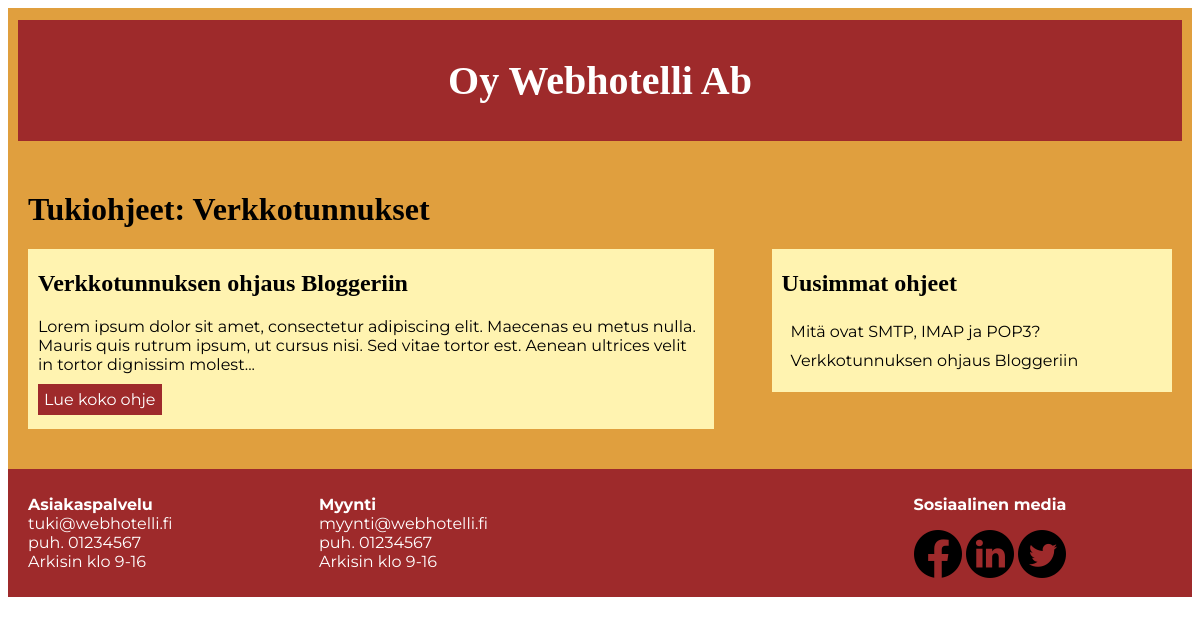
The app's page /-etusivu/kategoria.php?id=1 with its own data.
### tables this page shows
CREATE TABLE `kategoria` (
  `kategoria_id` int(11) NOT NULL,
  `nimi` varchar(50) NOT NULL,
  `jarjestysnro` int(11) NOT NULL
);

CREATE TABLE `artikkeli` (
  `artikkeli_id` int(11) NOT NULL,
  `otsikko` varchar(200) NOT NULL,
  `teksti` text NOT NULL,
  `kategoria_id` int(11) NOT NULL,
  `kirjoittaja` varchar(20) NOT NULL,
  `luontipvm` date NOT NULL
);

### -etusivu/kategoria.php (the view, shortened to what this page needs)
<!DOCTYPE html>
<?php
    require_once ("tietokanta.php");
?>
<html lang="fi">
	<head>
		<link rel="stylesheet" type="text/css" href="tyyli.css">
	</head>
	<body>
		<div id="sailio">
			<header>
				<div id="otsikko">
					<a href="index.php" title ="Siirry etusivulle"><h1>Oy Webhotelli Ab</h1></a>
				</div>
			</header>
			<main>
				<?php
				$id = $yhteys->real_escape_string($_GET["id"]);
				$hakusql = "SELECT nimi, kategoria_id FROM kategoria WHERE kategoria_id = $id";
				$tulokset = $yhteys->query($hakusql);
                    while($rivi = $tulokset->fetch_assoc()) {
				?>
				<h1>Tukiohjeet: <?php echo $rivi["nimi"];?></h1>
				<?php } ?>
				<div id="kategoriasailio">
				<?php
				$id = $yhteys->real_escape_string($_GET["id"]);
				$hakusql = "SELECT kategoria_id, artikkeli_id, otsikko, teksti FROM artikkeli WHERE kategoria_id = $id
				ORDER BY luontipvm DESC";
				$tulokset = $yhteys->query($hakusql);
				if($tulokset->num_rows > 0) {
                    while($rivi = $tulokset->fetch_assoc()) {
				?>
					<section class="ohje">
						<h2><?php echo $rivi["otsikko"];?></h2>
						<?php $lyhytTeksti = mb_strimwidth($rivi["teksti"], 0, 200, "...");?>
						<p><?php echo $lyhytTeksti;?></p>
						<a class="ohjelinkki" href="ohje.php?id=<?php echo $rivi["artikkeli_id"];?>">Lue koko ohje</a>
						<?php } ?>
					</section>
				<?php
				} else {
					echo"Tämä kategoria on vielä tyhjä =(";
				} ?>
				</div>
				<div id="ohjesailio">
				<h2>Uusimmat ohjeet</h2>
				<nav id="linkit">
					<ul><?php
                        $hakusql = "SELECT otsikko, artikkeli_id FROM artikkeli
                            ORDER BY luontipvm DESC LIMIT 10";
                            $tulokset = $yhteys->query($hakusql);
                            while($rivi = $tulokset->fetch_assoc()) {
                        ?>
                            <li><a class="linkki" href="ohje.php?id=<?php echo $rivi["artikkeli_id"];?>" title = "Lue ohje"><?php echo $rivi["otsikko"];?></a></li>
                        <?php } ?>
					</ul>
				</nav>
			</div>
			</main>
			<footer>
				<div class="footer_sisalto">
					<div class="footer_infot">
						<div class="aspa_info">
							<p><b>Asiakaspalvelu</b><br>
							tuki@webhotelli.fi<br>
							puh. 01234567<br>
							Arkisin klo 9-16</p>
						</div>
						<div class="myynti_info">
							<p><b>Myynti</b><br>
							myynti@webhotelli.fi<br>
							puh. 01234567<br>
							Arkisin klo 9-16</p>
						</div>
					</div>
					<div class="some">
						<p><b>Sosiaalinen media</b></p>
						<ul class="somekuvake_sailio">
							<li class="facebook_link">
								<a href="https://www.facebook.com/"><img alt="Facebook" src="icon_facebook48px.png" title="Siirry Facebookin etusivulle"</a>
							</li>
							<li class="linkedin_link">
								<a href="https://www.linkedin.com/?trk=seo-authwall-base_nav-header-logo"><img alt="Linkedin" src="icon_linkedin48px.png" title="Siirry Linkedinin etusivulle"</a>
							</li>
							<li class="twitter_link">
								<a href="https://twitter.com/"><img alt="Twitter" src="icon_twitter48px.png" title="Siirry Twitterin etusivulle"</a>
							</li>
						</ul>
					</div>
				</div>
			</footer>
		</div>
	</body>
</html>

### -etusivu/tyyli.css (style rules this page uses)
* { max-width: 100%; box-sizing: border-box; font-family: 'Montserrat'; }
#sailio { max-width: 1200px; margin-left: auto; margin-right: auto; padding-top: 2px; background-color: #e09f3e; }
main { padding: 20px; }
main::after { content: ""; display: block; clear: both; }
header { padding: 10px; margin: 10px; background-color: #9e2a2b ; color:#FFFFFF; }
#otsikko { text-align: center; }
#otsikko h1 { font-family: 'Merryweather'; font-size: 30pt; }
#otsikko a { text-decoration: none; color: #FFFFFF; }
main h1 { margin-top: 20px; margin-left: auto; margin-right: auto; font-family: 'Merryweather'; }
section.ohje { padding-left: 10px; padding-bottom: 20px; padding-right: 10px; padding-top: 1px; margin-left: auto; margin-right: auto; margin-bottom: 20px; background-color: #FFF3B0; }
.ohje h2 { font-family: 'Merryweather'; }
#ohjesailio { padding-top: 1px; padding-bottom: 1px; background-color: #fff3b0; margin-left: auto; margin-right: auto; margin-top: 40px; }
#ohjesailio h2 { margin-left: 10px; font-family: 'Merryweather'; }
#ohjesailio ul { list-style: none; padding-left: 14px; }
a.ohjelinkki { color: white; padding: 6px; background-color:#9E2A2B; text-decoration: none; }
a.linkki { display: block; color:#000000; text-decoration: none; padding: 5px; margin-right: 14px; }
footer { padding: 10px; background-color: #9e2a2b; color: #FFFFFF; }
.footer_sisalto { display: block; margin-left: auto; margin-right: auto; text-align: center; }
.footer_infot { text-align: left; display: inline-block; }
.some p { text-align: left; display: inline-block; }
.facebook_link { list-style: none; }
.linkedin_link { list-style: none; }
.twitter_link { list-style: none; }
.somekuvake_sailio { padding: 0; margin: 0; }
@media screen and (min-width: 600px) { #kategoriasailio { float: left; width: 60%; } }
@media screen and (min-width: 600px) { #ohjesailio { display: inline-block; float: right; width: 35%; margin-top: 0; } }
@media screen and (min-width: 600px) { footer { clear: both; } }
@media screen and (min-width: 600px) { .footer_infot { width: 40%; float: left; margin-left: 10px; } }
@media screen and (min-width: 600px) { .footer_sisalto::after { content: ""; display: block; clear: both; } }
@media screen and (min-width: 600px) { .some { width: 50%; float: right; } }
@media screen and (min-width: 800px) { .footer_infot { width: 50%; } }
@media screen and (min-width: 800px) { .aspa_info { width: 50%; float: left; } }
@media screen and (min-width: 800px) { .myynti_info { width: 50%; float: left; } }
@media screen and (min-width: 800px) { .some { width: 33%; } }
@media screen and (min-width: 800px) { .somekuvake_sailio li { display: inline-block; } }
@media screen and (min-width: 800px) { .somekuvake_sailio a { text-decoration: none; } }

### records on screen
kategoria: nimi "Verkkotunnukset"
artikkeli: otsikko "Verkkotunnuksen ohjaus Bloggeriin", teksti "Lorem ipsum dolor sit amet, consectetur adipiscing elit. Maecenas eu metus nulla. Mauris quis rutrum ipsum, ut cursus nisi. Sed vitae tortor est. Aenean ultrices velit in tortor dignissim molest..."
artikkeli: otsikko "Mitä ovat SMTP, IMAP ja POP3?"
